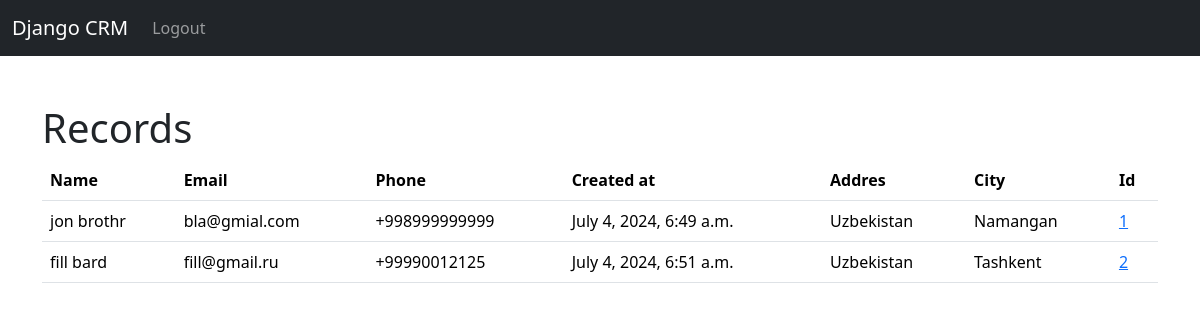
The app's page / (signed in) with its own data.
### website/models.py (models this page shows, shortened)
class Record(models.Model):
    created_at = models.DateTimeField(auto_now_add=True)
    first_name = models.CharField(max_length=50)
    last_name = models.CharField(max_length=50)
    email = models.CharField(max_length=100)
    phone = models.CharField(max_length=15)
    addres = models.CharField(max_length=50)
    city = models.CharField(max_length=50)

### website/views.py (the view)
# urls.py: path('',views.home,name = 'home'),
def home(request):
    records = Record.objects.all()
    if request.method == 'POST':
        username = request.POST['username']
        password = request.POST['password']
        user = authenticate(request, username=username, password=password)
        if user is not None:
            login(request,user)
            messages.success(request,"you have logged in")
            return redirect('home')
        else:
            messages.success(request,"Ther is an error")
            return redirect('home')
    else:
        return render(request,'home.html',{'records':records})

### website/templates/home.html (shortened to what this page needs)
{% extends 'base.html' %}
{%block content%}
    {% if user.is_authenticated %}
    <h1>Records</h1>
    <table class="table">
        <thead>
            <tr>
                <th scope="col">Name</th>
                <th scope="col">Email</th>
                <th scope="col">Phone</th>
                <th scope="col">Created at</th>
                <th scope="col">Addres</th>
                <th scope="col">City</th>
                <th scope="col">Id</th>
                </tr>
        </thead>
        <tbody>
            <tr>
                {%if records %}
                    {%for record in records%}
                    <tr>
                        <td>{{record.first_name}} {{record.last_name}}</td>
                        <td>{{record.email}}</td>
                        <td>{{record.phone}}</td>
                        <td>{{record.created_at}}</td>
                        <td>{{record.addres}}</td>
                        <td>{{record.city}}</td>
                        <td><a href="{%url 'record' record.id%}">{{record.id}}</a></td>
                    </tr>
                    {%endfor%}
                {%endif%}
            </tr>
        </tbody>
    </table>
        {%endif%}
    </div>
{%endblock%}

### website/templates/base.html (shortened to what this page needs)
<!doctype html>
<html lang="en">
  <head>
    <link href="https://cdn.jsdelivr.net/npm/bootstrap@5.3.3/dist/css/bootstrap.min.css" rel="stylesheet">
  </head>
  <body>
    {% include 'navbar.html' %}
    <div class= 'container' >
        <br>
        <br>
        {%block content%}
        {%endblock%}
  </body>
</html>

### website/templates/navbar.html (shortened to what this page needs)
<nav class="navbar navbar-expand-lg navbar-dark bg-dark">
    <div class="container-fluid">
      <a class="navbar-brand" href="{%url 'home'%}">Django CRM</a>
      <div class="collapse navbar-collapse" id="navbarSupportedContent">
        <ul class="navbar-nav me-auto mb-2 mb-lg-0">
            {% if user.is_authenticated %}
            <li class="nav-item">
                <a class="nav-link" href="{%url 'logout'%}">Logout</a>
                {%else%}
                <li class="nav-item">
                    <a class="nav-link" href="{%url 'register'%}">Register</a>
                <li class="nav-item">
                    <a class="nav-link" href="{%url 'home'%}">Login</a>
            {%endif%}
        </ul>
      </div>
    </div>
  </nav>

### records on screen
Record: first_name "jon", last_name "brothr", email "bla@gmial.com", phone "+998999999999", created_at "July 4, 2024, 6:49 a.m.", addres "Uzbekistan", city "Namangan", id "1"
Record: first_name "fill", last_name "bard", email "fill@gmail.ru", phone "+99990012125", created_at "July 4, 2024, 6:51 a.m.", addres "Uzbekistan", city "Tashkent", id "2"
